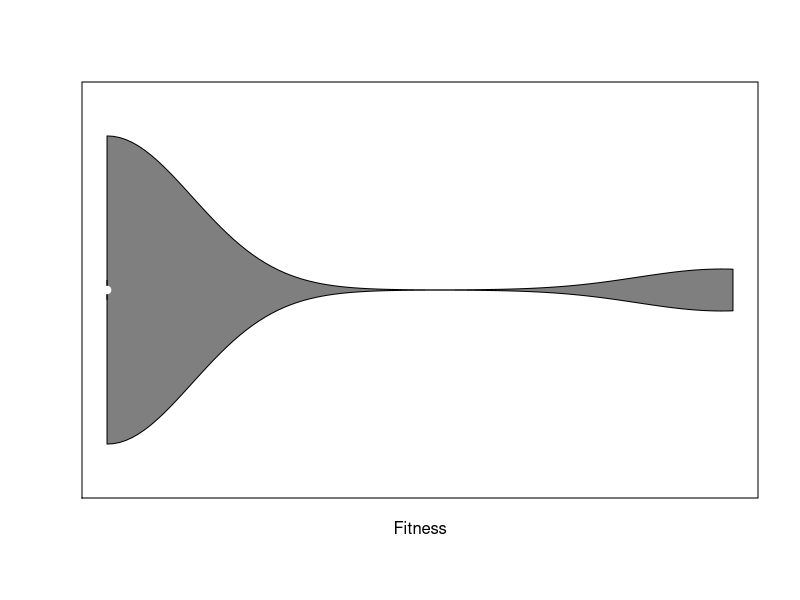
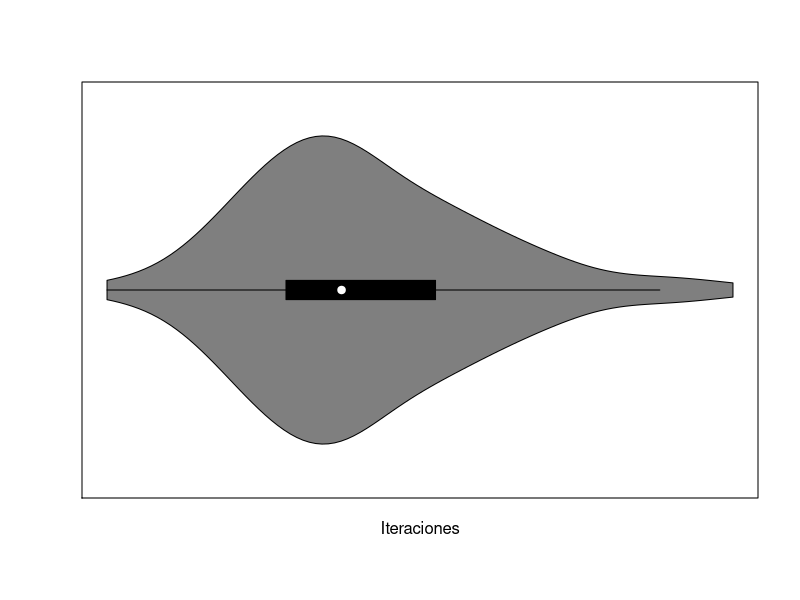

The R source for these figures, in order: (Note: this script raises an error after producing the figures.)
 library(ggplot2)
library(vioplot)
library(corrplot)
data<-read.csv(file = 'valores_verif.csv',header = FALSE)

m<-as.numeric(data$V1[1])
pTresh<-as.numeric(data$V2[1])
pr<-as.numeric(data$V3[1])

datos<-as.data.frame(data)
names(datos) = c("m","p_tresh","pr","seed","iteraciones","fitness")
# Graficos Violin Fitness vs Iteraciones
#par(mfrow = c(1, 2))
GrafViolin<-function(val2,title){
  vioplot(datos$fitness~val2,col=2:length(levels(data$m)),xlab=title,ylab="Fitness")
  stripchart(datos$fitness~val2,vertical=TRUE,method="jitter",pch=19,add=TRUE,col=3:8)
  vioplot(datos$iteraciones~val2,col=2:length(levels(data$m)),xlab="M",ylab="Iteraciones")
  stripchart(datos$iteraciones~val2,vertical=TRUE,method="jitter",pch=19,add=TRUE,col=3:8)
}


vioplot(datos$fitness,horizontal=TRUE,xlab="Fitness",ylab="")
vioplot(datos$iteraciones,horizontal=TRUE,xlab="Iteraciones",ylab="")
# Graficos M
#GrafViolin(datos$m,"M")
# Graficos P Tresh
#GrafViolin(datos$p_tresh,"P_Tresh")
# Graficos PR
#GrafViolin(datos$pr,"Pr")

TablaCombFit<-function(mval,ptreshval,prval){
  datostemp<-datos[which(datos$m==mval & datos$p_tresh==ptreshval & datos$pr==prval),]
  combtemp<-table(datostemp$fitness)/100
  #if(combtemp[1]>0.85){
    print(paste("Combinacion:  m=",as.character(mval),"  pTresh=",as.character(ptreshval)," pr=",as.character(prval)))
    print(combtemp)
    print("")
    #print(datostemp$seed)
  #}
}
PromIter<-function(mval,ptreshval,prval){
  # datostemp<-datos[which(datos$m==mval & datos$p_tresh==ptreshval & datos$pr==prval),]
  iters<-mean(datostemp$iteraciones)
  print(iters)
}
print("Para Fitness")
mV=c(m)
pTreshV=c(pTresh)
prV=c(pr)
for(mValue in mV){
  for(pTreshValue in pTreshV){
    for(prValue in prV){
      TablaCombFit(mValue,pTreshValue,prValue)
    }
  }
}

subdata1<-datos[which(datos$m==m & datos$p_tresh==pTresh & datos$pr==pr),]

print("Calculo Varianza")
print(var(subdata1$fitness))

print("Calculo Desviacion Estandar")
pca<-prcomp(subdata1[6],scale=FALSE)     
print(pca$sdev)
print("")


print("Para Iter")
mV=c(m)
pTreshV=c(pTresh)
prV=c(pr)
for(mValue in mV){
  for(pTreshValue in pTreshV){
    for(prValue in prV){
      PromIter(mValue,pTreshValue,prValue)
    }
  }
}
print("Calculo Varianza")
print(var(subdata1$iteraciones))

print("Calculo Desviacion Estandar")
pca<-prcomp(subdata1[5],scale=FALSE)     
print(pca$sdev)
print("")
